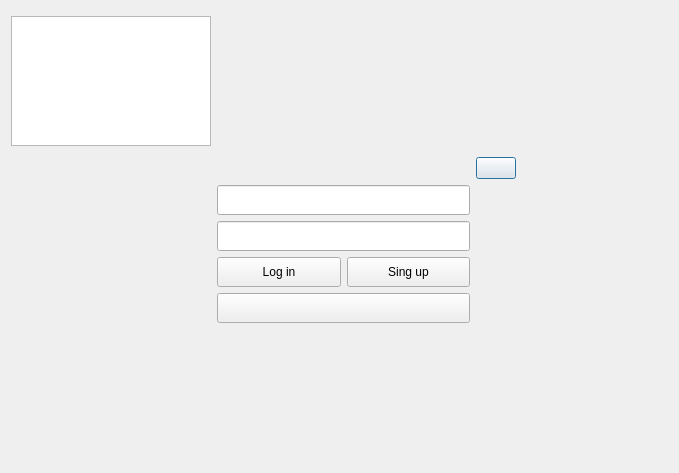
<?xml version="1.0" encoding="UTF-8"?>
<ui version="4.0">
 <class>regwindow</class>
 <widget class="QDialog" name="regwindow">
  <property name="geometry">
   <rect>
    <x>0</x>
    <y>0</y>
    <width>679</width>
    <height>473</height>
   </rect>
  </property>
  <property name="sizePolicy">
   <sizepolicy hsizetype="Fixed" vsizetype="Fixed">
    <horstretch>0</horstretch>
    <verstretch>0</verstretch>
   </sizepolicy>
  </property>
  <property name="windowTitle">
   <string>Dialog</string>
  </property>
  <layout class="QGridLayout" name="gridLayout">
   <item row="2" column="2">
    <widget class="QPushButton" name="pushButton_return">
     <property name="sizePolicy">
      <sizepolicy hsizetype="Fixed" vsizetype="Fixed">
       <horstretch>0</horstretch>
       <verstretch>0</verstretch>
      </sizepolicy>
     </property>
     <property name="minimumSize">
      <size>
       <width>20</width>
       <height>20</height>
      </size>
     </property>
     <property name="text">
      <string/>
     </property>
    </widget>
   </item>
   <item row="3" column="1">
    <widget class="QLineEdit" name="lineEdit_name">
     <property name="sizePolicy">
      <sizepolicy hsizetype="Expanding" vsizetype="Fixed">
       <horstretch>0</horstretch>
       <verstretch>30</verstretch>
      </sizepolicy>
     </property>
     <property name="minimumSize">
      <size>
       <width>0</width>
       <height>30</height>
      </size>
     </property>
     <property name="text">
      <string/>
     </property>
    </widget>
   </item>
   <item row="3" column="0">
    <spacer name="horizontalSpacer">
     <property name="orientation">
      <enum>Qt::Orientation::Horizontal</enum>
     </property>
     <property name="sizeHint" stdset="0">
      <size>
       <width>40</width>
       <height>20</height>
      </size>
     </property>
    </spacer>
   </item>
   <item row="7" column="1">
    <spacer name="verticalSpacer_2">
     <property name="orientation">
      <enum>Qt::Orientation::Vertical</enum>
     </property>
     <property name="sizeHint" stdset="0">
      <size>
       <width>20</width>
       <height>40</height>
      </size>
     </property>
    </spacer>
   </item>
   <item row="6" column="1">
    <layout class="QGridLayout" name="gridLayout_2">
     <property name="topMargin">
      <number>0</number>
     </property>
     <item row="0" column="1">
      <widget class="QPushButton" name="pushButton_Sing_up">
       <property name="sizePolicy">
        <sizepolicy hsizetype="Minimum" vsizetype="Fixed">
         <horstretch>0</horstretch>
         <verstretch>0</verstretch>
        </sizepolicy>
       </property>
       <property name="minimumSize">
        <size>
         <width>120</width>
         <height>30</height>
        </size>
       </property>
       <property name="text">
        <string>Sing up</string>
       </property>
      </widget>
     </item>
     <item row="0" column="0">
      <widget class="QPushButton" name="pushButton_Log_in">
       <property name="sizePolicy">
        <sizepolicy hsizetype="Minimum" vsizetype="Fixed">
         <horstretch>0</horstretch>
         <verstretch>0</verstretch>
        </sizepolicy>
       </property>
       <property name="minimumSize">
        <size>
         <width>120</width>
         <height>30</height>
        </size>
       </property>
       <property name="text">
        <string>Log in</string>
       </property>
      </widget>
     </item>
     <item row="1" column="0" colspan="2">
      <widget class="QPushButton" name="pushButton_end">
       <property name="sizePolicy">
        <sizepolicy hsizetype="Expanding" vsizetype="Fixed">
         <horstretch>0</horstretch>
         <verstretch>0</verstretch>
        </sizepolicy>
       </property>
       <property name="minimumSize">
        <size>
         <width>253</width>
         <height>30</height>
        </size>
       </property>
       <property name="text">
        <string/>
       </property>
      </widget>
     </item>
    </layout>
   </item>
   <item row="3" column="2">
    <spacer name="horizontalSpacer_2">
     <property name="orientation">
      <enum>Qt::Orientation::Horizontal</enum>
     </property>
     <property name="sizeHint" stdset="0">
      <size>
       <width>40</width>
       <height>20</height>
      </size>
     </property>
    </spacer>
   </item>
   <item row="2" column="1">
    <widget class="QLabel" name="label">
     <property name="text">
      <string/>
     </property>
    </widget>
   </item>
   <item row="0" column="1">
    <spacer name="verticalSpacer">
     <property name="orientation">
      <enum>Qt::Orientation::Vertical</enum>
     </property>
     <property name="sizeHint" stdset="0">
      <size>
       <width>20</width>
       <height>40</height>
      </size>
     </property>
    </spacer>
   </item>
   <item row="4" column="1">
    <widget class="QLineEdit" name="lineEdit_pass">
     <property name="sizePolicy">
      <sizepolicy hsizetype="Expanding" vsizetype="Fixed">
       <horstretch>0</horstretch>
       <verstretch>30</verstretch>
      </sizepolicy>
     </property>
     <property name="minimumSize">
      <size>
       <width>0</width>
       <height>30</height>
      </size>
     </property>
     <property name="text">
      <string/>
     </property>
    </widget>
   </item>
   <item row="0" column="0">
    <widget class="QListWidget" name="listWidget_errors">
     <property name="enabled">
      <bool>true</bool>
     </property>
     <property name="sizePolicy">
      <sizepolicy hsizetype="Minimum" vsizetype="Minimum">
       <horstretch>0</horstretch>
       <verstretch>0</verstretch>
      </sizepolicy>
     </property>
     <property name="minimumSize">
      <size>
       <width>0</width>
       <height>20</height>
      </size>
     </property>
     <property name="maximumSize">
      <size>
       <width>200</width>
       <height>130</height>
      </size>
     </property>
    </widget>
   </item>
  </layout>
 </widget>
 <resources/>
 <connections/>
</ui>
